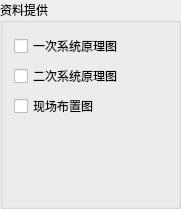
       <widget class="QGroupBox" name="groupBox_110">
        <property name="geometry">
         <rect>
          <x>670</x>
          <y>430</y>
          <width>181</width>
          <height>209</height>
         </rect>
        </property>
        <property name="font">
         <font>
          <family>微软雅黑</family>
         </font>
        </property>
        <property name="title">
         <string>资料提供</string>
        </property>
        <layout class="QVBoxLayout" name="verticalLayout_15">
         <item>
          <widget class="QCheckBox" name="checkBox_180">
           <property name="text">
            <string>一次系统原理图</string>
           </property>
          </widget>
         </item>
         <item>
          <widget class="QCheckBox" name="checkBox_181">
           <property name="text">
            <string>二次系统原理图</string>
           </property>
          </widget>
         </item>
         <item>
          <widget class="QCheckBox" name="checkBox_182">
           <property name="text">
            <string>现场布置图</string>
           </property>
          </widget>
         </item>
         <item>
          <spacer name="verticalSpacer_16">
           <property name="orientation">
            <enum>Qt::Vertical</enum>
           </property>
           <property name="sizeHint" stdset="0">
            <size>
             <width>20</width>
             <height>40</height>
            </size>
           </property>
          </spacer>
         </item>
        </layout>
       </widget>
